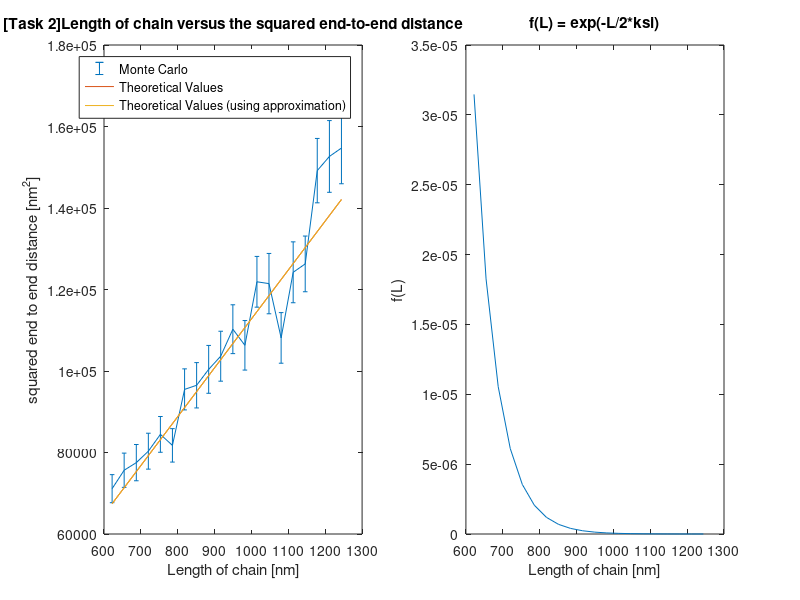

Recreate this plot in MATLAB. (Note: this script raises an error after producing the figure.)
%% Computational Science Final Project: Worm-Like Chain
% Task 2
% Authors: Maarten Joosten & Nemo Andrea
% Date of Creation: 20-06-2017
% github: https://github.com/MJoosten/Computational-Science

%% Task 2 -----------------------------------------------------------------

%prepping
clear all
close all
format compact



%% Start

enable_plots=true; %do you wish to plot the WLC? %debugging
enable_speed_plots=false; %do you wish to evaluate running times?
P=20; %number of different values for K to try (affects total length)
P_range=[2000,4000]; %(default:1500,20000)
N=250; %Iterations of Polymer/chain (DNA) generation (default:100)
K=round(linspace(P_range(1),P_range(2),P)); % Number of segments of chain (base pairs)

length_link=0.311;%[nm] Length of each chain link(base pair)(default:0.311)
length_persist=30; %[nm] persistence length (default:50)
length_chain=K*length_link; %[nm] Total length of chain (DNA)
t_initial=[1;0]; %initial orientation of t vector (unit length);
             

time_comp=zeros(P,1);
%Some Preallocation
distances=zeros(N,P);
distances_to_4=zeros(N,P);

% Calculate models -------------------------------------------------------- 

%opening statement (for console iterpretability)
fprintf(['\n>>>[task 2] Starting Computation with %u iterations,'...
            '%u Configurations (P) and %u to %u segments'],N,P,K(1),K(end))


for pp=1:P
    tic;
    K_select=K(pp); %select the value for K (#links)    
    
    %Main Preallocation
    location=zeros(N,2,K_select); %will hold the location for each polymer link
    tangents=ones(N,2,K_select);% holds the angles 
    
    %generate random bend angles - mu=0;var=length_link/length_persistence    
    rand_angles=sqrt(length_link/length_persist)*randn(K_select,N);
    angles_cum=cumsum(rand_angles);
    cos_test=cos(angles_cum)';
    sin_test=sin(angles_cum)';
    
    %generate rotation for starting x coordinate
    rotation_x=zeros(N,2,K_select);
    rotation_x(:,1,:)=cos_test;
    rotation_x(:,2,:)=sin_test;

    %generate rotation for starting y coordinate
    rotation_y=zeros(N,2,K_select);
    rotation_y(:,1,:)=-sin_test;
    rotation_y(:,2,:)=cos_test;

    fprintf('\nComputing WLC Distance for K=%u links, for N=%u iterations',K_select,N)
     
    tangents=rotation_x*t_initial(1)+rotation_y*t_initial(2);

    location=cumsum(tangents*length_link,3); 

    distances(:,pp)=sum(((location(:,:,1)-location(:,:,end))).^2,2);  
    
    time_comp(pp)=toc;
end
%closing statement (for console iterpretability)
fprintf('\n> %u configurations completed, Computation finished\n',P)

%compute theoretical values
theoretical_full=4*length_persist*length_chain-8*length_persist^2*...
    (1-exp(-length_chain/(length_persist*2)));    
theoretical_approx=4*length_persist*length_chain-8*length_persist^2;


%%make non-for loop? more elegant, no need for performance
%%TODO: can you check this? it seems okay now, but id like to have someone
%%check this
for ii=1:P    
    error_chain(ii)=sqrt((mean(distances(:,ii).^2)-mean(distances(:,ii))^2)/N);
end

% plotting figures
%close all
if enable_plots
    figure
    subplot(1,2,1)
    errorbar(length_chain,mean(distances,1),error_chain);
    hold on
    plot(length_chain,theoretical_full)
    hold on
    plot(length_chain,theoretical_approx)
    hold off
    title('[Task 2]Length of chain versus the squared end-to-end distance')
    xlabel('Length of chain [nm]')
    ylabel('squared end to end distance [nm^2]')
    legend('Monte Carlo','Theoretical Values','Theoretical Values (using approximation)')

    subplot(1,2,2)
    plot(length_chain,exp(-length_chain./(length_persist*2)))
    title('f(L) = exp(-L/2*ksi)');xlabel('Length of chain [nm]');ylabel('f(L)');
end


%to evaluate the computational time per link. We expect a linear
%relationship
if enable_speed_plots
    figure
    plot(K,time_comp)
    title('[Task 2]computational time per link count')
    xlabel('number of links')
    ylabel(sprintf('time to compute WLC (2D) for %u iterations at given K [seconds]',N))
end



%% Fitting Parameter

%end to end distance
distances_end=mean(distances,1);
%estimate the possible range for persistence length
unknown=linspace(1,500,200);

for ii=1:200
% %     Chi_Deriv(ii)=sum(2*(16*unknown(ii)-4*length_chain).*...
% %         (mean(distances,1)-4*unknown(ii).*length_chain+8*unknown(ii).^2));
Chi_Deriv(ii)=Chi_squared_deriv(unknown(ii),length_chain,distances_end,error_chain);
end
figure

plot(unknown,Chi_Deriv,'red')
hold on
xlabel('Persistence Length [nm]')
ylabel('\chi^2')
refline(0,0)

title(sprintf('[Task 2]Chi^2 as as function of persistence length; true value: %i',length_persist))


estimate_ksi=unknown(1); %start at max of user provided range
error=10;
tic
counter=1;
while (error>10^-3&&toc<5)
    estimate_ksi=estimate_ksi-Chi_squared_deriv(estimate_ksi,length_chain,distances_end,error_chain)/(Chi_second_deriv(estimate_ksi,length_chain,distances_end,error_chain));
    error=abs(Chi_squared_deriv(estimate_ksi,length_chain,distances_end,error_chain)); %deviation from 0 (abs(y))%update a new error 
    estimate_array(counter,1)=estimate_ksi;
    estimate_array(counter,2)=Chi_squared_deriv(estimate_ksi,length_chain,distances_end,error_chain);
    counter=counter+1; %keep track of how many iterations things took
end
plot(estimate_array(:,1),estimate_array(:,2),'c*')
fprintf('> Root Solving using Newton-Raphson Method completed in %i iterations',counter)
fprintf('> Estimate for persistence length is: %f nm. True value was: %i nm.',estimate_ksi,length_persist)
line([estimate_ksi,estimate_ksi],ylim)
legend('Chi Squared','Zero Line','Root Solving Points','Estimate')

fprintf('\n>>>[Task 2] completed.\n',P)

%%
function y_out=Chi_squared_deriv(input,length_chain,distances,error_chain)
% % % y_out=sum(2*(16*input-4*length_chain).*(mean(distances)-4*input.*length_chain+8*input.^2));
% % % y_out=(256*input^3-...
% % %     192*sum(length_chain)*input^2+...
% % %     (32*sum(length_chain.^2)+32*sum(distances))*input-...
% % %     2*4*sum(length_chain.*distances))*...
% % %     sum(1./(error_chain.^2));
%find out how many iterations of P we had (output=P)
length_P=length(distances);
    for ii=1:length_P
        factor=1/(error_chain(ii)^2);
        term1=256*input^3*factor;
        term2=-192*length_chain(ii)*input^2*factor;
        term3=(32*length_chain(ii)^2+32*distances(ii))*input*factor;
        term4=-(8*length_chain(ii)*distances(ii))*factor;
    end
y_out=(term1+term2+term3+term4)/length_P;

end

function y_out=Chi_second_deriv(input,length_chain,distances,error_chain)
 length_P=length(distances);
    for ii=1:length_P
        factor=1/(error_chain(ii)^2);
        term1=3*256*input^2*factor;
        term2=-2*192*length_chain(ii)*input*factor;
        term3=(32*length_chain(ii)^2+32*distances(ii))*factor;
    % % %     term4=-(8*length_chain(ii)*distances(ii))*factor;
    end
y_out=term1+term2+term3;
end